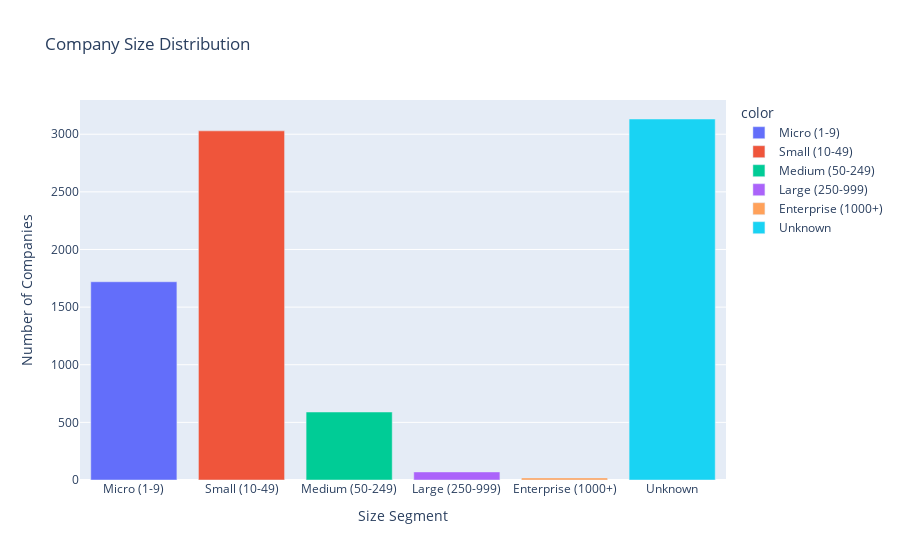

Source (notebook cell):
### Code cell
# Create company size segments
def company_size_segment(employees):
    if pd.isna(employees) or employees == 0:
        return 'Unknown'
    elif employees < 10:
        return 'Micro (1-9)'
    elif employees < 50:
        return 'Small (10-49)'
    elif employees < 250:
        return 'Medium (50-249)'
    elif employees < 1000:
        return 'Large (250-999)'
    else:
        return 'Enterprise (1000+)'

df['Company_Size_Segment'] = df['Employees_Total_Clean'].apply(company_size_segment)

# Visualize
size_order = ['Micro (1-9)', 'Small (10-49)', 'Medium (50-249)', 'Large (250-999)', 'Enterprise (1000+)', 'Unknown']
size_dist = df['Company_Size_Segment'].value_counts().reindex(size_order, fill_value=0)

fig = px.bar(x=size_dist.index, y=size_dist.values,
             title='Company Size Distribution',
             labels={'x': 'Size Segment', 'y': 'Number of Companies'},
             color=size_dist.index)
fig.show()

### Figure 1 — Plotly figure (JSON) as saved in the notebook; plotly's stock layout.template omitted (floating-point values rounded to 4 significant figures)
{"data": [{"hovertemplate": "color=Micro (1-9)<br>Size Segment=%{x}<br>Number of Companies=%{y}<extra></extra>", "legendgroup": "Micro (1-9)", "marker": {"color": "#636efa", "pattern": {"shape": ""}}, "name": "Micro (1-9)", "orientation": "v", "showlegend": true, "textposition": "auto", "type": "bar", "x": ["Micro (1-9)"], "xaxis": "x", "y": [1720], "yaxis": "y"}, {"hovertemplate": "color=Small (10-49)<br>Size Segment=%{x}<br>Number of Companies=%{y}<extra></extra>", "legendgroup": "Small (10-49)", "marker": {"color": "#EF553B", "pattern": {"shape": ""}}, "name": "Small (10-49)", "orientation": "v", "showlegend": true, "textposition": "auto", "type": "bar", "x": ["Small (10-49)"], "xaxis": "x", "y": [3029], "yaxis": "y"}, {"hovertemplate": "color=Medium (50-249)<br>Size Segment=%{x}<br>Number of Companies=%{y}<extra></extra>", "legendgroup": "Medium (50-249)", "marker": {"color": "#00cc96", "pattern": {"shape": ""}}, "name": "Medium (50-249)", "orientation": "v", "showlegend": true, "textposition": "auto", "type": "bar", "x": ["Medium (50-249)"], "xaxis": "x", "y": [590], "yaxis": "y"}, {"hovertemplate": "color=Large (250-999)<br>Size Segment=%{x}<br>Number of Companies=%{y}<extra></extra>", "legendgroup": "Large (250-999)", "marker": {"color": "#ab63fa", "pattern": {"shape": ""}}, "name": "Large (250-999)", "orientation": "v", "showlegend": true, "textposition": "auto", "type": "bar", "x": ["Large (250-999)"], "xaxis": "x", "y": [70], "yaxis": "y"}, {"hovertemplate": "color=Enterprise (1000+)<br>Size Segment=%{x}<br>Number of Companies=%{y}<extra></extra>", "legendgroup": "Enterprise (1000+)", "marker": {"color": "#FFA15A", "pattern": {"shape": ""}}, "name": "Enterprise (1000+)", "orientation": "v", "showlegend": true, "textposition": "auto", "type": "bar", "x": ["Enterprise (1000+)"], "xaxis": "x", "y": [18], "yaxis": "y"}, {"hovertemplate": "color=Unknown<br>Size Segment=%{x}<br>Number of Companies=%{y}<extra></extra>", "legendgroup": "Unknown", "marker": {"color": "#19d3f3", "pattern": {"shape": ""}}, "name": "Unknown", "orientation": "v", "showlegend": true, "textposition": "auto", "type": "bar", "x": ["Unknown"], "xaxis": "x", "y": [3132], "yaxis": "y"}], "layout": {"barmode": "relative", "legend": {"title": {"text": "color"}, "tracegroupgap": 0}, "title": {"text": "Company Size Distribution"}, "xaxis": {"anchor": "y", "domain": [0, 1], "title": {"text": "Size Segment"}}, "yaxis": {"anchor": "x", "domain": [0, 1], "title": {"text": "Number of Companies"}}}}
